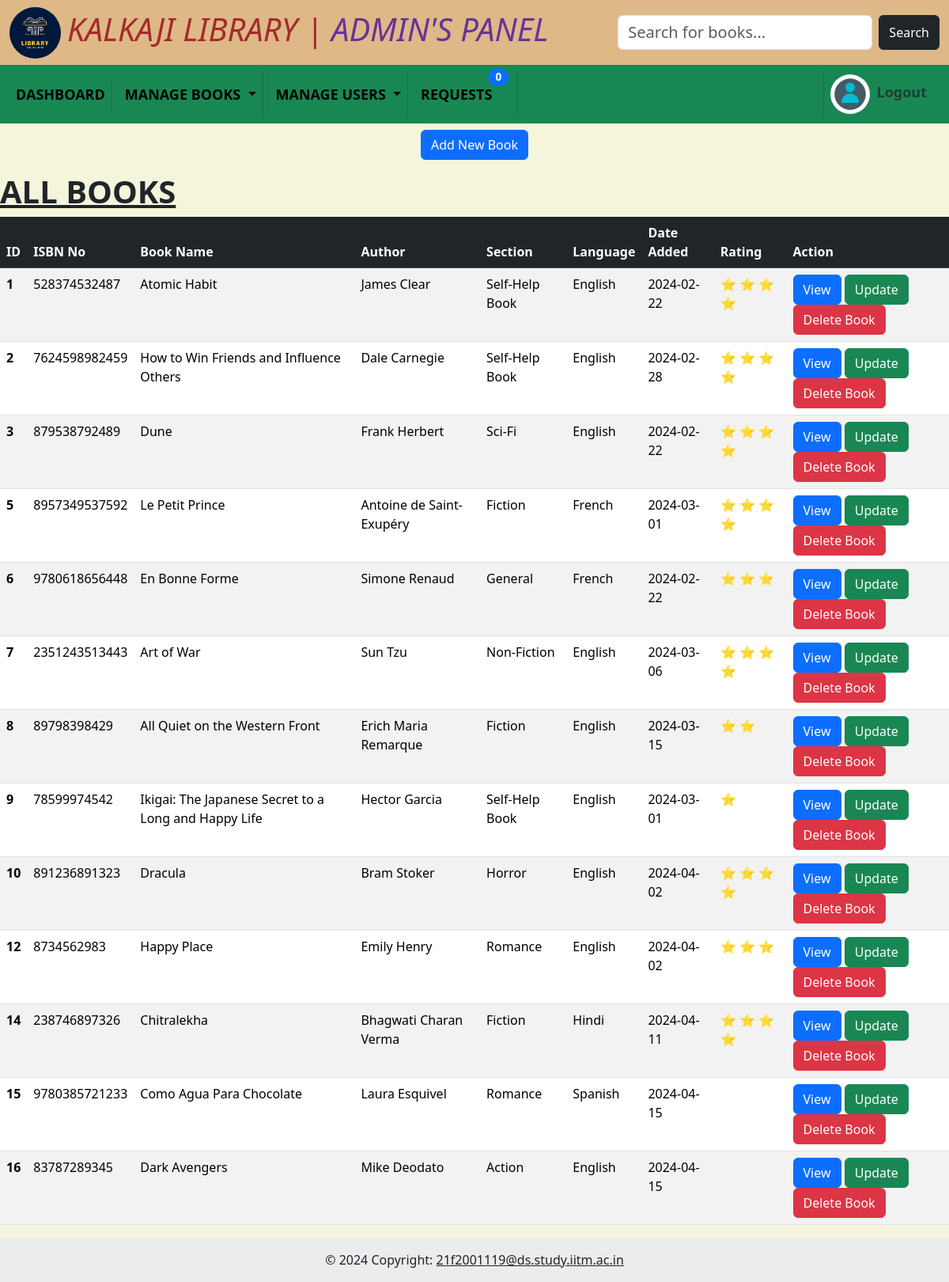
The app's page /all-books (signed in) with its own data.
### models/model.py (models this page shows)
class Book(db.Model):
    __tablename__ = "book"
    id = db.Column(db.Integer, autoincrement=True, nullable=False, primary_key=True)
    isbn = db.Column(db.Integer, unique=True, nullable=False)
    name = db.Column(db.String, nullable=False)
    content = db.Column(db.String)
    author_name = db.Column(db.String)
    section = db.Column(db.Integer, db.ForeignKey("sections.id"), nullable=False)
    language = db.Column(db.String)
    date_added = db.Column(db.Date)
    rating = db.Column(db.Integer)
    enrollments = db.relationship("Enrollments", back_populates="book")
    ratings = db.relationship("Rating", backref="book")
    sections = db.relationship('Sections', backref='books')

class Sections(db.Model):
    __tablename__ = "sections"
    id = db.Column(db.Integer, autoincrement=True, primary_key=True)
    name = db.Column(db.String, nullable=False, unique=True)
    date_created = db.Column(db.Date)
    description = db.Column(db.String)

### controllers/admin.py (the view)
@app.route("/all-books", methods=["GET", "POST"])
def all_books():
    if request.method == "GET":
        books = Book.query.all()
        return render_template("admin/all_books.html", books=books)
    elif request.method == "POST":
        if "new_book" in request.form:
            return redirect(url_for("new_book"))

### controllers/admin.py (called while the page is built)
@app.before_request
def before_req():
    if "admin" not in session and request.endpoint in admin_routes:
        return redirect("/admin_login")
    elif "user_id" not in session and request.endpoint in user_routes:
        return redirect("/user_login")

### controllers/index.py (called while the page is built)
@app.context_processor
def inject_admin():
    admin1 = 1
    admin0 = 0
    req = Book_req.query.all()
    msg = Messages.query.filter_by(user_id=session.get('user_id')).all()
    return dict(admin1=admin1, admin0=admin0, req=len(req), msg=len(msg))

### templates/admin/all_books.html (shortened to what this page needs)
{% include 'admin/layout.html' %}
<nav class="navbar navbar-expand-lg">
    <div class="container-fluid">
        <div class="collapse navbar-collapse justify-content-center" id="navbarSupportedContent">
            <ul class="navbar-nav mb-lg-0">
                <li class="nav-item">
                    <form method="post">
                        <button type="submit" name="new_book" class="btn btn-primary">Add New Book</button>
                    </form>
                </li>
            </ul>
        </div>
    </div>
</nav>
<div class=" mt-2">
    <table class="table table-striped table-hover">
        <h1 class="fw-bold text-uppercase text-decoration-underline">All Books</h1>
        <thead class="table-dark">
            <tr>
                <th scope="col">ID</th>
                <th scope="col">ISBN No</th>
                <th scope="col">Book Name</th>
                <th scope="col">Author</th>
                <th scope="col">Section</th>
                <th scope="col">Language</th>
                <th scope="col">Date Added</th>
                <th scope="col">Rating</th>
                <th scope="col">Action</th>
            </tr>
        </thead>
        <tbody>
            {% for book in books %}
            <tr>
                <th scope="row">{{book.id}}</th>
                <td>{{book.isbn}}</td>
                <td>{{book.name}}</td>
                <td>{{book.author_name}}</td>
                <td>{{book.sections.name}}</td>
                <td>{{book.language}}</td>
                <td>{{book.date_added}}</td>
                <td>
                    {% if book.rating is not none %}
                    {% for i in range(book.rating) %}
                    ⭐
                    {% endfor %}
                    {% endif %}
                </td>
                <td>
                    <a href="/view/{{book.id}}"><button class="btn btn-primary">View</button></a>
                    <a href="/update/{{book.id}}"><button class="btn btn-success">Update</button></a>
                    <button type="button" class="btn btn-danger" data-bs-toggle="modal"
                        data-bs-target="#exampleModal{{ book.id }}">Delete Book</button>
                </td>
            </tr>
            {% endfor %}
        </tbody>
    </table>
</div>
<footer class="bg-body-tertiary text-center text-lg-start">
    <div class="text-center p-3" style="background-color: rgba(0, 0, 0, 0.05);">
        © 2024 Copyright:
        <a class="text-body" href="mailto:21f2001119@ds.study.iitm.ac.in">21f2001119@ds.study.iitm.ac.in</a>
    </div>
</footer>
</body>
</html>

### static/global.css (style rules this page uses)
body { background-color: beige; }

### records on screen
Book: id "1", isbn "528374532487", name "Atomic Habit", author_name "James Clear", sections.name "Self-Help Book", language "English", date_added "2024-02-22", rating 4 (drawn)
Book: id "2", isbn "7624598982459", name "How to Win Friends and Influence Others", author_name "Dale Carnegie", sections.name "Self-Help Book", language "English", date_added "2024-02-28", rating 4 (drawn)
Book: id "3", isbn "879538792489", name "Dune", author_name "Frank Herbert", sections.name "Sci-Fi", language "English", date_added "2024-02-22", rating 4 (drawn)
Book: id "5", isbn "8957349537592", name "Le Petit Prince", author_name "Antoine de Saint-Exupéry", sections.name "Fiction", language "French", date_added "2024-03-01", rating 4 (drawn)
Book: id "6", isbn "9780618656448", name "En Bonne Forme", author_name "Simone Renaud", sections.name "General", language "French", date_added "2024-02-22", rating 3 (drawn)
Book: id "7", isbn "2351243513443", name "Art of War", author_name "Sun Tzu", sections.name "Non-Fiction", language "English", date_added "2024-03-06", rating 4 (drawn)
Book: id "8", isbn "89798398429", name "All Quiet on the Western Front", author_name "Erich Maria Remarque", sections.name "Fiction", language "English", date_added "2024-03-15", rating 2 (drawn)
Book: id "9", isbn "78599974542", name "Ikigai: The Japanese Secret to a Long and Happy Life", author_name "Hector Garcia", sections.name "Self-Help Book", language "English", date_added "2024-03-01", rating 1 (drawn)
Book: id "10", isbn "891236891323", name "Dracula", author_name "Bram Stoker", sections.name "Horror", language "English", date_added "2024-04-02", rating 4 (drawn)
Book: id "12", isbn "8734562983", name "Happy Place", author_name "Emily Henry", sections.name "Romance", language "English", date_added "2024-04-02", rating 3 (drawn)
Book: id "14", isbn "238746897326", name "Chitralekha", author_name "Bhagwati Charan Verma", sections.name "Fiction", language "Hindi", date_added "2024-04-11", rating 4 (drawn)
Book: id "15", isbn "9780385721233", name "Como Agua Para Chocolate", author_name "Laura Esquivel", sections.name "Romance", language "Spanish", date_added "2024-04-15"
Book: id "16", isbn "83787289345", name "Dark Avengers", author_name "Mike Deodato", sections.name "Action", language "English", date_added "2024-04-15"

### other values on screen
{{ req }} "0"
